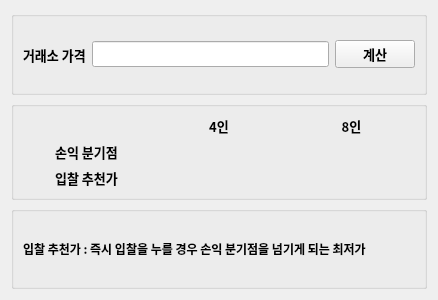
<?xml version="1.0" encoding="UTF-8"?>
<ui version="4.0">
 <class>AuctionCalc</class>
 <widget class="QWidget" name="AuctionCalc">
  <property name="geometry">
   <rect>
    <x>0</x>
    <y>0</y>
    <width>438</width>
    <height>300</height>
   </rect>
  </property>
  <property name="windowTitle">
   <string>Form</string>
  </property>
  <property name="autoFillBackground">
   <bool>true</bool>
  </property>
  <layout class="QVBoxLayout" name="verticalLayout_2">
   <item>
    <widget class="QGroupBox" name="groupBoxPrice">
     <property name="enabled">
      <bool>true</bool>
     </property>
     <property name="sizePolicy">
      <sizepolicy hsizetype="Preferred" vsizetype="Preferred">
       <horstretch>0</horstretch>
       <verstretch>0</verstretch>
      </sizepolicy>
     </property>
     <property name="font">
      <font>
       <family>나눔스퀘어_ac Bold</family>
       <pointsize>10</pointsize>
       <bold>true</bold>
      </font>
     </property>
     <property name="title">
      <string/>
     </property>
     <property name="alignment">
      <set>Qt::AlignLeading|Qt::AlignLeft|Qt::AlignVCenter</set>
     </property>
     <layout class="QHBoxLayout" name="horizontalLayout">
      <item>
       <widget class="QLabel" name="lbPrice">
        <property name="minimumSize">
         <size>
          <width>0</width>
          <height>0</height>
         </size>
        </property>
        <property name="font">
         <font>
          <family>나눔스퀘어 네오 Bold</family>
          <pointsize>10</pointsize>
          <bold>true</bold>
         </font>
        </property>
        <property name="text">
         <string>거래소 가격</string>
        </property>
        <property name="alignment">
         <set>Qt::AlignLeading|Qt::AlignLeft|Qt::AlignVCenter</set>
        </property>
       </widget>
      </item>
      <item>
       <widget class="QLineEdit" name="lePrice">
        <property name="font">
         <font>
          <family>나눔스퀘어 네오 Bold</family>
          <pointsize>10</pointsize>
          <bold>true</bold>
         </font>
        </property>
        <property name="tabletTracking">
         <bool>false</bool>
        </property>
       </widget>
      </item>
      <item>
       <widget class="QPushButton" name="pbCalc">
        <property name="font">
         <font>
          <family>나눔스퀘어 네오 ExtraBold</family>
          <pointsize>10</pointsize>
          <bold>true</bold>
         </font>
        </property>
        <property name="text">
         <string>계산</string>
        </property>
       </widget>
      </item>
     </layout>
    </widget>
   </item>
   <item>
    <widget class="QGroupBox" name="groupBox_2">
     <property name="font">
      <font>
       <family>나눔스퀘어 네오 Bold</family>
       <pointsize>10</pointsize>
       <bold>true</bold>
      </font>
     </property>
     <property name="title">
      <string/>
     </property>
     <property name="alignment">
      <set>Qt::AlignLeading|Qt::AlignLeft|Qt::AlignVCenter</set>
     </property>
     <layout class="QGridLayout" name="gridLayout">
      <item row="0" column="1">
       <widget class="QLabel" name="lbP4">
        <property name="font">
         <font>
          <family>나눔스퀘어 네오 Bold</family>
          <pointsize>10</pointsize>
          <bold>true</bold>
         </font>
        </property>
        <property name="text">
         <string>4인</string>
        </property>
        <property name="alignment">
         <set>Qt::AlignCenter</set>
        </property>
       </widget>
      </item>
      <item row="0" column="2">
       <widget class="QLabel" name="lbP8">
        <property name="font">
         <font>
          <family>나눔스퀘어 네오 Bold</family>
          <pointsize>10</pointsize>
          <bold>true</bold>
         </font>
        </property>
        <property name="text">
         <string>8인</string>
        </property>
        <property name="alignment">
         <set>Qt::AlignCenter</set>
        </property>
       </widget>
      </item>
      <item row="1" column="0">
       <widget class="QLabel" name="lbDivideN">
        <property name="font">
         <font>
          <family>나눔스퀘어 네오 Bold</family>
          <pointsize>10</pointsize>
          <bold>true</bold>
         </font>
        </property>
        <property name="text">
         <string>손익 분기점</string>
        </property>
        <property name="alignment">
         <set>Qt::AlignCenter</set>
        </property>
       </widget>
      </item>
      <item row="2" column="0">
       <widget class="QLabel" name="lbBid">
        <property name="font">
         <font>
          <family>나눔스퀘어 네오 Bold</family>
          <pointsize>10</pointsize>
          <bold>true</bold>
         </font>
        </property>
        <property name="text">
         <string>입찰 추천가</string>
        </property>
        <property name="alignment">
         <set>Qt::AlignCenter</set>
        </property>
       </widget>
      </item>
      <item row="0" column="0">
       <widget class="QLabel" name="label_2">
        <property name="text">
         <string/>
        </property>
       </widget>
      </item>
      <item row="1" column="1">
       <widget class="QLabel" name="lbDivideN4">
        <property name="font">
         <font>
          <family>나눔스퀘어 네오 Bold</family>
          <pointsize>10</pointsize>
          <bold>true</bold>
         </font>
        </property>
        <property name="frameShape">
         <enum>QFrame::NoFrame</enum>
        </property>
        <property name="lineWidth">
         <number>3</number>
        </property>
        <property name="text">
         <string/>
        </property>
        <property name="alignment">
         <set>Qt::AlignCenter</set>
        </property>
       </widget>
      </item>
      <item row="2" column="1">
       <widget class="QLabel" name="lbBid4">
        <property name="font">
         <font>
          <family>나눔스퀘어 네오 Bold</family>
          <pointsize>10</pointsize>
          <bold>true</bold>
         </font>
        </property>
        <property name="frameShape">
         <enum>QFrame::NoFrame</enum>
        </property>
        <property name="lineWidth">
         <number>3</number>
        </property>
        <property name="text">
         <string/>
        </property>
        <property name="alignment">
         <set>Qt::AlignCenter</set>
        </property>
       </widget>
      </item>
      <item row="1" column="2">
       <widget class="QLabel" name="lbDivideN8">
        <property name="font">
         <font>
          <family>나눔스퀘어 네오 Bold</family>
          <pointsize>10</pointsize>
          <bold>true</bold>
         </font>
        </property>
        <property name="frameShape">
         <enum>QFrame::NoFrame</enum>
        </property>
        <property name="lineWidth">
         <number>3</number>
        </property>
        <property name="text">
         <string/>
        </property>
        <property name="alignment">
         <set>Qt::AlignCenter</set>
        </property>
       </widget>
      </item>
      <item row="2" column="2">
       <widget class="QLabel" name="lbBid8">
        <property name="font">
         <font>
          <family>나눔스퀘어 네오 Bold</family>
          <pointsize>10</pointsize>
          <bold>true</bold>
         </font>
        </property>
        <property name="frameShape">
         <enum>QFrame::NoFrame</enum>
        </property>
        <property name="lineWidth">
         <number>3</number>
        </property>
        <property name="text">
         <string/>
        </property>
        <property name="alignment">
         <set>Qt::AlignCenter</set>
        </property>
       </widget>
      </item>
     </layout>
    </widget>
   </item>
   <item>
    <widget class="QGroupBox" name="groupBoxDesc">
     <property name="font">
      <font>
       <family>나눔스퀘어_ac Bold</family>
       <pointsize>10</pointsize>
       <bold>true</bold>
      </font>
     </property>
     <property name="title">
      <string/>
     </property>
     <layout class="QVBoxLayout" name="verticalLayout">
      <item>
       <widget class="QLabel" name="lbInfo">
        <property name="font">
         <font>
          <family>나눔스퀘어 네오 Bold</family>
          <pointsize>9</pointsize>
          <bold>true</bold>
         </font>
        </property>
        <property name="text">
         <string>입찰 추천가 : 즉시 입찰을 누를 경우 손익 분기점을 넘기게 되는 최저가</string>
        </property>
       </widget>
      </item>
     </layout>
    </widget>
   </item>
  </layout>
 </widget>
 <resources/>
 <connections/>
</ui>
